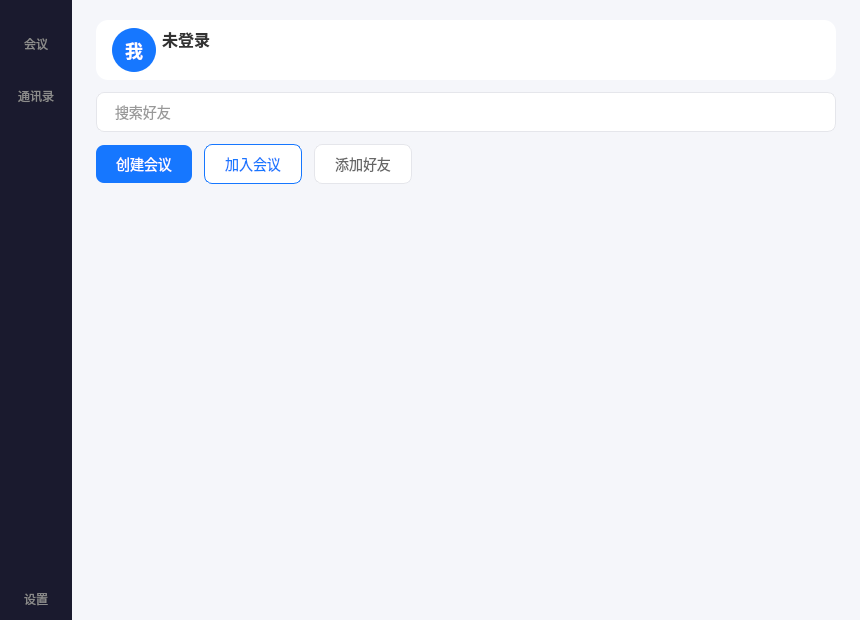
<?xml version="1.0" encoding="UTF-8"?>
<ui version="4.0">
 <class>FriendList</class>
 <widget class="QWidget" name="FriendList">
  <property name="geometry">
   <rect><x>0</x><y>0</y><width>860</width><height>620</height></rect>
  </property>
  <property name="minimumSize">
   <size><width>860</width><height>600</height></size>
  </property>
  <property name="windowTitle">
   <string>视频会议系统</string>
  </property>
  <layout class="QHBoxLayout" name="hl_main">
   <property name="spacing"><number>0</number></property>
   <property name="leftMargin"><number>0</number></property>
   <property name="topMargin"><number>0</number></property>
   <property name="rightMargin"><number>0</number></property>
   <property name="bottomMargin"><number>0</number></property>
   <item>
    <widget class="QWidget" name="wdg_sidebar">
     <property name="minimumSize"><size><width>72</width><height>0</height></size></property>
     <property name="maximumSize"><size><width>72</width><height>16777215</height></size></property>
     <property name="styleSheet"><string>QWidget#wdg_sidebar { background: #1A1A2E; }</string></property>
     <layout class="QVBoxLayout" name="vl_sidebar">
      <property name="spacing"><number>4</number></property>
      <property name="leftMargin"><number>0</number></property>
      <property name="topMargin"><number>20</number></property>
      <property name="rightMargin"><number>0</number></property>
      <property name="bottomMargin"><number>0</number></property>
      <item>
       <widget class="QPushButton" name="pb_meeting">
        <property name="minimumSize"><size><width>0</width><height>48</height></size></property>
        <property name="text"><string>会议</string></property>
        <property name="cursor"><cursorShape>PointingHandCursor</cursorShape></property>
        <property name="styleSheet">
         <string>QPushButton { color: #8C8C8C; font-size: 12px; font-family: Microsoft YaHei; border: none; padding: 12px 4px; text-align: center; }
QPushButton:hover { color: #1677FF; }
QPushButton[active=&quot;true&quot;] { color: #1677FF; background: rgba(22,119,255,0.1); border-left: 3px solid #1677FF; }</string>
        </property>
        <property name="flat"><bool>true</bool></property>
       </widget>
      </item>
      <item>
       <widget class="QPushButton" name="pb_contact">
        <property name="minimumSize"><size><width>0</width><height>48</height></size></property>
        <property name="text"><string>通讯录</string></property>
        <property name="cursor"><cursorShape>PointingHandCursor</cursorShape></property>
        <property name="styleSheet">
         <string>QPushButton { color: #8C8C8C; font-size: 12px; font-family: Microsoft YaHei; border: none; padding: 12px 4px; text-align: center; }
QPushButton:hover { color: #1677FF; }
QPushButton[active=&quot;true&quot;] { color: #1677FF; background: rgba(22,119,255,0.1); border-left: 3px solid #1677FF; }</string>
        </property>
        <property name="flat"><bool>true</bool></property>
       </widget>
      </item>
      <item>
       <spacer name="vs_sidebar">
        <property name="orientation"><enum>Qt::Vertical</enum></property>
        <property name="sizeHint"><size><width>20</width><height>40</height></size></property>
       </spacer>
      </item>
      <item>
       <widget class="QPushButton" name="pb_settings">
        <property name="text"><string>设置</string></property>
        <property name="cursor"><cursorShape>PointingHandCursor</cursorShape></property>
        <property name="styleSheet">
         <string>QPushButton { color: #8C8C8C; font-size: 12px; font-family: Microsoft YaHei; border: none; padding: 12px 4px; text-align: center; }
QPushButton:hover { color: #1677FF; }</string>
        </property>
        <property name="flat"><bool>true</bool></property>
       </widget>
      </item>
     </layout>
    </widget>
   </item>
   <item>
    <widget class="QWidget" name="wdg_content">
     <property name="styleSheet"><string>QWidget#wdg_content { background: #F5F6FA; }</string></property>
     <layout class="QVBoxLayout" name="vl_content">
      <property name="spacing"><number>12</number></property>
      <property name="leftMargin"><number>24</number></property>
      <property name="topMargin"><number>20</number></property>
      <property name="rightMargin"><number>24</number></property>
      <property name="bottomMargin"><number>20</number></property>
      <item>
       <widget class="QWidget" name="wdg_profile">
        <property name="minimumSize"><size><width>0</width><height>60</height></size></property>
        <property name="maximumSize"><size><width>16777215</width><height>60</height></size></property>
        <property name="styleSheet"><string>QWidget#wdg_profile { background: white; border-radius: 12px; }</string></property>
        <layout class="QHBoxLayout" name="hl_profile">
         <property name="leftMargin"><number>16</number></property>
         <property name="topMargin"><number>8</number></property>
         <property name="rightMargin"><number>16</number></property>
         <property name="bottomMargin"><number>8</number></property>
         <item>
          <widget class="QLabel" name="lb_avatar">
           <property name="minimumSize"><size><width>44</width><height>44</height></size></property>
           <property name="maximumSize"><size><width>44</width><height>44</height></size></property>
           <property name="text"><string>我</string></property>
           <property name="alignment"><set>Qt::AlignCenter</set></property>
           <property name="styleSheet"><string>background: #1677FF; color: white; border-radius: 22px; font-size: 18px; font-weight: bold; font-family: Microsoft YaHei;</string></property>
          </widget>
         </item>
         <item>
          <layout class="QVBoxLayout" name="vl_userInfo">
           <item>
            <widget class="QLabel" name="lb_userName">
             <property name="text"><string>未登录</string></property>
             <property name="styleSheet"><string>font-size: 16px; font-weight: bold; color: #333; font-family: Microsoft YaHei;</string></property>
            </widget>
           </item>
           <item>
            <widget class="QLabel" name="lb_userFeeling">
             <property name="text"><string></string></property>
             <property name="styleSheet"><string>font-size: 12px; color: #999; font-family: Microsoft YaHei;</string></property>
            </widget>
           </item>
          </layout>
         </item>
         <item>
          <spacer name="hs_profile">
           <property name="orientation"><enum>Qt::Horizontal</enum></property>
           <property name="sizeHint"><size><width>40</width><height>20</height></size></property>
          </spacer>
         </item>
        </layout>
       </widget>
      </item>
      <item>
       <widget class="QLineEdit" name="le_search">
        <property name="minimumSize"><size><width>0</width><height>40</height></size></property>
        <property name="maximumSize"><size><width>16777215</width><height>40</height></size></property>
        <property name="placeholderText"><string>搜索好友</string></property>
        <property name="styleSheet">
         <string>QLineEdit { border: 1px solid #E5E6EB; border-radius: 8px; padding: 0 16px; font-size: 14px; font-family: Microsoft YaHei; background: white; color: #333; }
QLineEdit:focus { border-color: #1677FF; }</string>
        </property>
       </widget>
      </item>
      <item>
       <layout class="QHBoxLayout" name="hl_actions">
        <property name="spacing"><number>12</number></property>
        <item>
         <widget class="QPushButton" name="pb_createMeeting">
          <property name="text"><string>创建会议</string></property>
          <property name="cursor"><cursorShape>PointingHandCursor</cursorShape></property>
          <property name="styleSheet">
           <string>QPushButton { background: #1677FF; color: white; border-radius: 8px; font-size: 14px; font-family: Microsoft YaHei; border: none; padding: 8px 20px; }
QPushButton:hover { background: #4096FF; }</string>
          </property>
         </widget>
        </item>
        <item>
         <widget class="QPushButton" name="pb_joinMeeting">
          <property name="text"><string>加入会议</string></property>
          <property name="cursor"><cursorShape>PointingHandCursor</cursorShape></property>
          <property name="styleSheet">
           <string>QPushButton { background: white; color: #1677FF; border: 1px solid #1677FF; border-radius: 8px; font-size: 14px; font-family: Microsoft YaHei; padding: 8px 20px; }
QPushButton:hover { background: #F0F5FF; }</string>
          </property>
         </widget>
        </item>
        <item>
         <widget class="QPushButton" name="pb_addFriend">
          <property name="text"><string>添加好友</string></property>
          <property name="cursor"><cursorShape>PointingHandCursor</cursorShape></property>
          <property name="styleSheet">
           <string>QPushButton { background: white; color: #666; border: 1px solid #E5E6EB; border-radius: 8px; font-size: 14px; font-family: Microsoft YaHei; padding: 8px 20px; }
QPushButton:hover { border-color: #1677FF; color: #1677FF; }</string>
          </property>
         </widget>
        </item>
        <item>
         <spacer name="hs_actions">
          <property name="orientation"><enum>Qt::Horizontal</enum></property>
          <property name="sizeHint"><size><width>40</width><height>20</height></size></property>
         </spacer>
        </item>
       </layout>
      </item>
      <item>
       <widget class="QListWidget" name="lw_friendList">
        <property name="styleSheet">
         <string>QListWidget { background: transparent; border: none; }
QListWidget::item { background: white; border-radius: 12px; margin: 4px 0; padding: 4px; border: none; }
QListWidget::item:hover { background: #F0F5FF; }</string>
        </property>
        <property name="verticalScrollMode"><enum>QAbstractItemView::ScrollPerPixel</enum></property>
        <property name="spacing"><number>4</number></property>
       </widget>
      </item>
     </layout>
    </widget>
   </item>
  </layout>
 </widget>
 <resources/>
 <connections/>
</ui>
